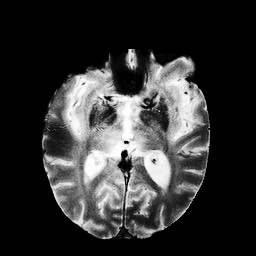
#> input picture project_images/img_equ_opencv.png, 256 x 256 px, found by its file name
$ python gamma_correction.py
#> lines starting #> are read from the running program, lines starting #| are printed output that depends on the picture
import cv2
import numpy as np


img = cv2.imread('project_images/img_equ_opencv.png')
#> img is the input picture: shape (256, 256, 3); min 0, max 255, mean 50.6


# 4th preprocessing : Gamma correction --------------------------
def gammaCorrection(src, gamma):
#> called with gamma = 2.2
    invGamma = 1 / gamma

    table = [((i / 255) ** invGamma) * 255 for i in range(256)]
    table = np.array(table, np.uint8)

    return cv2.LUT(src, table)
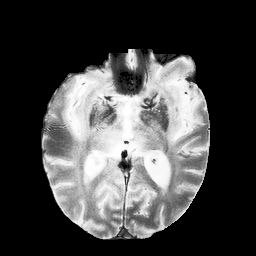
#> returned value: shape (256, 256, 3); min 0, max 255, mean 69.1

gammaImg = gammaCorrection(img, 2.2)
# ---------------------------------------------------------------

# cv2.imshow('Original image', img)
cv2.imshow('Gamma corrected image', gammaImg)
cv2.imwrite('project_images/img_equ_gamma_opencv.png',gammaImg)
cv2.waitKey(0)
cv2.destroyAllWindows()

$ run again, with project_images/gamma_corr.png copied over project_images/img_equ_opencv.png
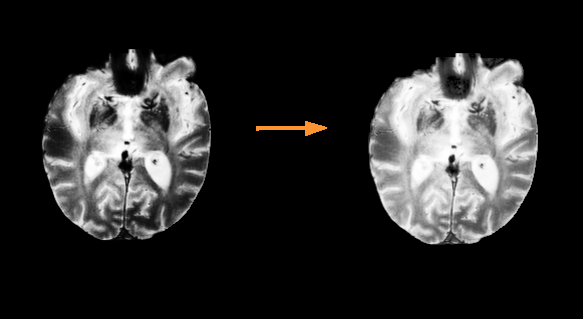
#> input picture project_images/gamma_corr.png, 583 x 319 px, found by its file name
#> img is the input picture: shape (319, 583, 3); mean B, G, R 42.3, 42.5, 42.8
#> in gammaCorrection, `return cv2.LUT(src, table)`:
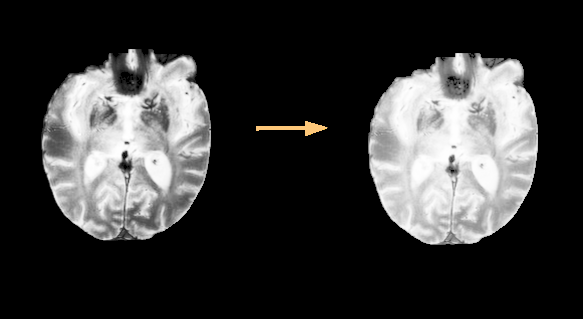
#> returned value: shape (319, 583, 3); mean of channels 0, 1, 2 54.3, 54.5, 54.6; drawn as B, G, R
